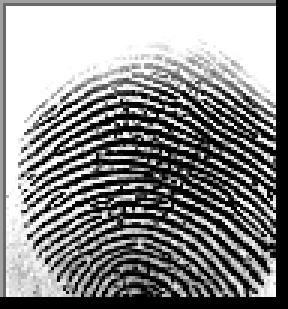
#> input picture Finger printing/dataset/dataset_blood_group/A-/cluster_1_1015.BMP, 96 x 103 px (shown 3 times larger); its folder holds only this picture in this run
$ python hoig1.py
#> lines starting #> are read from the running program, lines starting #| are printed output that depends on the picture
import cv2
import os
import numpy as np
from sklearn.model_selection import train_test_split
from sklearn.neighbors import KNeighborsClassifier
from sklearn.metrics import accuracy_score
from sklearn.preprocessing import StandardScaler
from sklearn.decomposition import PCA
from skimage.feature import hog

# ---------------- DATASET PATH ----------------
dataset_path = "dataset/dataset_blood_group"

features = []
labels = []

size = 128

# ---------------- LOAD DATASET ----------------
for blood_group in os.listdir(dataset_path):

    folder_path = os.path.join(dataset_path, blood_group)

    if not os.path.isdir(folder_path):
        continue

    for image_name in os.listdir(folder_path):

        image_path = os.path.join(folder_path, image_name)

        img = cv2.imread(image_path, 0)
#> img is the input picture: shape (103, 96); min 0, max 255, mean 137.8

        if img is None:
            continue

        # Resize image
        img = cv2.resize(img,(size,size))
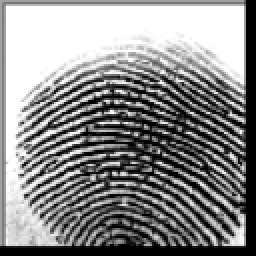
#> img: shape (128, 128) (shown 2 times larger); min 0, max 255, mean 137.8

        # Noise reduction
        img = cv2.GaussianBlur(img,(5,5),0)
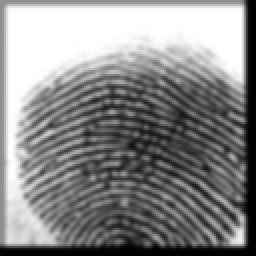
#> img: shape (128, 128) (shown 2 times larger); min 0, max 255, mean 137.7

        # Improve contrast
        img = cv2.equalizeHist(img)
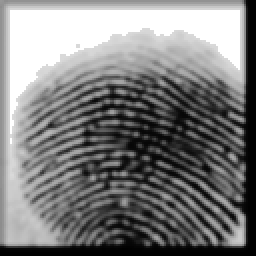
#> img: shape (128, 128) (shown 2 times larger); min 0, max 255, mean 125.5

        # --------  FEATURE EXTRACTION --------
        hog_features = hog(
            img,
            orientations=9,
            pixels_per_cell=(8,8),
            cells_per_block=(2,2),
            visualize=False
        )
#> hog_features = 8100 values, max 1 at index 1147, min 0 at index 5, mean 0.104

        features.append(hog_features)
        labels.append(blood_group)
#> pass 2 of the loop `for blood_group in os.listdir(dataset_path):`:
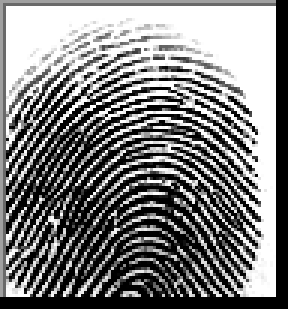
#> input picture Finger printing/dataset/dataset_blood_group/O+/cluster_6_1019.BMP, 96 x 103 px (shown 3 times larger)
#> img is the input picture: shape (103, 96); min 0, max 255, mean 127.3
#> `img = cv2.resize(img,(size,size))`:
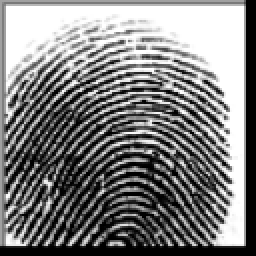
#> img: shape (128, 128) (shown 2 times larger); min 0, max 255, mean 127.2
#> `img = cv2.equalizeHist(img)`:
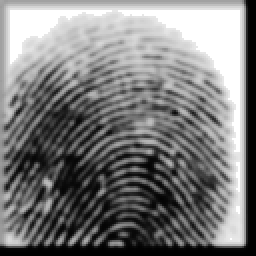
#> img: shape (128, 128) (shown 2 times larger); min 0, max 255, mean 124
#> hog_features = 8100 values, max 0.707 at index 40, min 0 at index 5, mean 0.112

# ---------------- CONVERT TO ARRAY ----------------
X = np.array(features)
y = np.array(labels)

print("Total images loaded:", len(X))
#| Total images loaded: 2

if len(X) == 0:
    print("Dataset not loaded.")
    exit()

# ---------------- FEATURE SCALING ----------------
scaler = StandardScaler()
X = scaler.fit_transform(X)

# ---------------- PCA DIMENSION REDUCTION ----------------
pca = PCA(n_components=100)
#> (the run stopped early here; a loop or call above may not have finished)
